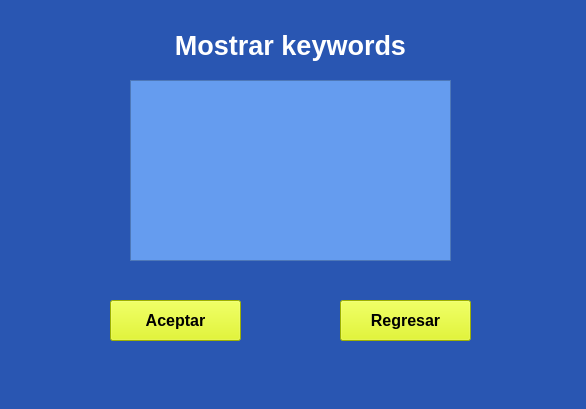
<?xml version="1.0" encoding="UTF-8"?>
<ui version="4.0">
 <class>MainWindow</class>
 <widget class="QMainWindow" name="MainWindow">
  <property name="geometry">
   <rect>
    <x>0</x>
    <y>0</y>
    <width>586</width>
    <height>409</height>
   </rect>
  </property>
  <property name="windowTitle">
   <string>MainWindow</string>
  </property>
  <property name="styleSheet">
   <string notr="true">background-color: rgb(41, 86, 178);</string>
  </property>
  <widget class="QWidget" name="centralwidget">
   <widget class="QLabel" name="lbl_Mensaje">
    <property name="geometry">
     <rect>
      <x>140</x>
      <y>20</y>
      <width>301</width>
      <height>51</height>
     </rect>
    </property>
    <property name="text">
     <string>&lt;html&gt;&lt;head/&gt;&lt;body&gt;&lt;p align=&quot;center&quot;&gt;&lt;span style=&quot; font-size:20pt; font-weight:600; color:#ffffff;&quot;&gt;Mostrar keywords&lt;/span&gt;&lt;/p&gt;&lt;/body&gt;&lt;/html&gt;</string>
    </property>
    <property name="alignment">
     <set>Qt::AlignCenter</set>
    </property>
   </widget>
   <widget class="QTableWidget" name="tb_Datos">
    <property name="geometry">
     <rect>
      <x>130</x>
      <y>80</y>
      <width>321</width>
      <height>181</height>
     </rect>
    </property>
    <property name="font">
     <font>
      <family>MS Shell Dlg 2</family>
      <pointsize>14</pointsize>
      <weight>9</weight>
      <italic>false</italic>
      <bold>false</bold>
     </font>
    </property>
    <property name="toolTip">
     <string>&lt;html&gt;&lt;head/&gt;&lt;body&gt;&lt;p align=&quot;center&quot;&gt;&lt;br/&gt;&lt;/p&gt;&lt;/body&gt;&lt;/html&gt;</string>
    </property>
    <property name="styleSheet">
     <string notr="true">background-color: rgb(101, 156, 239);
font: 75 14pt &quot;MS Shell Dlg 2&quot;;
</string>
    </property>
   </widget>
   <widget class="QPushButton" name="btn_Regresar">
    <property name="geometry">
     <rect>
      <x>340</x>
      <y>300</y>
      <width>131</width>
      <height>41</height>
     </rect>
    </property>
    <property name="font">
     <font>
      <pointsize>12</pointsize>
      <weight>75</weight>
      <bold>true</bold>
     </font>
    </property>
    <property name="styleSheet">
     <string notr="true">background-color: rgb(220, 246, 0);</string>
    </property>
    <property name="text">
     <string>Regresar</string>
    </property>
   </widget>
   <widget class="QPushButton" name="btn_Aceptar">
    <property name="geometry">
     <rect>
      <x>110</x>
      <y>300</y>
      <width>131</width>
      <height>41</height>
     </rect>
    </property>
    <property name="font">
     <font>
      <pointsize>12</pointsize>
      <weight>75</weight>
      <bold>true</bold>
     </font>
    </property>
    <property name="styleSheet">
     <string notr="true">background-color: rgb(220, 246, 0);</string>
    </property>
    <property name="text">
     <string>Aceptar</string>
    </property>
   </widget>
  </widget>
  <widget class="QMenuBar" name="menubar">
   <property name="geometry">
    <rect>
     <x>0</x>
     <y>0</y>
     <width>586</width>
     <height>21</height>
    </rect>
   </property>
  </widget>
  <widget class="QStatusBar" name="statusbar"/>
 </widget>
 <resources/>
 <connections/>
</ui>
